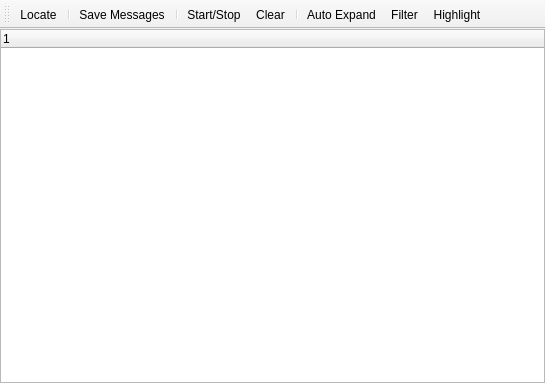
<?xml version="1.0" encoding="UTF-8"?>
<ui version="4.0">
 <class>MessagesPane</class>
 <widget class="QMainWindow" name="MessagesPane">
  <property name="geometry">
   <rect>
    <x>0</x>
    <y>0</y>
    <width>545</width>
    <height>383</height>
   </rect>
  </property>
  <property name="windowTitle">
   <string>Window Messages</string>
  </property>
  <widget class="QWidget" name="centralwidget">
   <layout class="QGridLayout" name="gridLayout">
    <property name="margin">
     <number>0</number>
    </property>
    <property name="spacing">
     <number>0</number>
    </property>
    <item row="0" column="0">
     <widget class="MessageWidget" name="messageWidget">
      <property name="editTriggers">
       <set>QAbstractItemView::NoEditTriggers</set>
      </property>
      <property name="verticalScrollMode">
       <enum>QAbstractItemView::ScrollPerPixel</enum>
      </property>
     </widget>
    </item>
   </layout>
  </widget>
  <widget class="QToolBar" name="toolBar">
   <property name="windowTitle">
    <string>toolBar</string>
   </property>
   <property name="iconSize">
    <size>
     <width>16</width>
     <height>16</height>
    </size>
   </property>
   <attribute name="toolBarArea">
    <enum>TopToolBarArea</enum>
   </attribute>
   <attribute name="toolBarBreak">
    <bool>false</bool>
   </attribute>
   <addaction name="actnLocate"/>
   <addaction name="separator"/>
   <addaction name="actnSave"/>
   <addaction name="separator"/>
   <addaction name="actnCapture"/>
   <addaction name="actnClear"/>
   <addaction name="separator"/>
   <addaction name="actnAutoExpand"/>
   <addaction name="actnFilter"/>
   <addaction name="actnHighlight"/>
  </widget>
  <action name="actnSave">
   <property name="icon">
    <iconset resource="../../qt_resources.qrc">
     <normaloff>:/img/save.png</normaloff>:/img/save.png</iconset>
   </property>
   <property name="text">
    <string>Save Messages</string>
   </property>
   <property name="shortcut">
    <string>Ctrl+S</string>
   </property>
  </action>
  <action name="actnAutoExpand">
   <property name="checkable">
    <bool>true</bool>
   </property>
   <property name="icon">
    <iconset resource="../../qt_resources.qrc">
     <normaloff>:/img/auto_expand.png</normaloff>:/img/auto_expand.png</iconset>
   </property>
   <property name="text">
    <string>Auto Expand</string>
   </property>
   <property name="toolTip">
    <string>Automatically expand each new item</string>
   </property>
  </action>
  <action name="actnLocate">
   <property name="icon">
    <iconset resource="../../qt_resources.qrc">
     <normaloff>:/img/locate.png</normaloff>:/img/locate.png</iconset>
   </property>
   <property name="text">
    <string>Locate</string>
   </property>
   <property name="toolTip">
    <string>Shows the window in the hierarchy tree</string>
   </property>
   <property name="shortcut">
    <string>Ctrl+L</string>
   </property>
  </action>
  <action name="actnFilter">
   <property name="icon">
    <iconset resource="../../qt_resources.qrc">
     <normaloff>:/img/filter.png</normaloff>:/img/filter.png</iconset>
   </property>
   <property name="text">
    <string>Filter</string>
   </property>
   <property name="toolTip">
    <string>Include/exclude messages in the list</string>
   </property>
  </action>
  <action name="actnHighlight">
   <property name="icon">
    <iconset resource="../../qt_resources.qrc">
     <normaloff>:/img/highlight.png</normaloff>:/img/highlight.png</iconset>
   </property>
   <property name="text">
    <string>Highlight</string>
   </property>
   <property name="toolTip">
    <string>Highlight messages in the list</string>
   </property>
  </action>
  <action name="actnCapture">
   <property name="text">
    <string>Start/Stop</string>
   </property>
   <property name="toolTip">
    <string>Starts/Stops capturing messages</string>
   </property>
   <property name="shortcut">
    <string>Space</string>
   </property>
  </action>
  <action name="actnClear">
   <property name="icon">
    <iconset resource="../../qt_resources.qrc">
     <normaloff>:/img/list_clear.png</normaloff>:/img/list_clear.png</iconset>
   </property>
   <property name="text">
    <string>Clear</string>
   </property>
   <property name="toolTip">
    <string>Clears the message list</string>
   </property>
   <property name="shortcut">
    <string>Del</string>
   </property>
  </action>
 </widget>
 <customwidgets>
  <customwidget>
   <class>MessageWidget</class>
   <extends>QTreeWidget</extends>
   <header>ui/custom_widgets/MessageWidget.hpp</header>
  </customwidget>
 </customwidgets>
 <resources>
  <include location="../../qt_resources.qrc"/>
 </resources>
 <connections/>
</ui>
